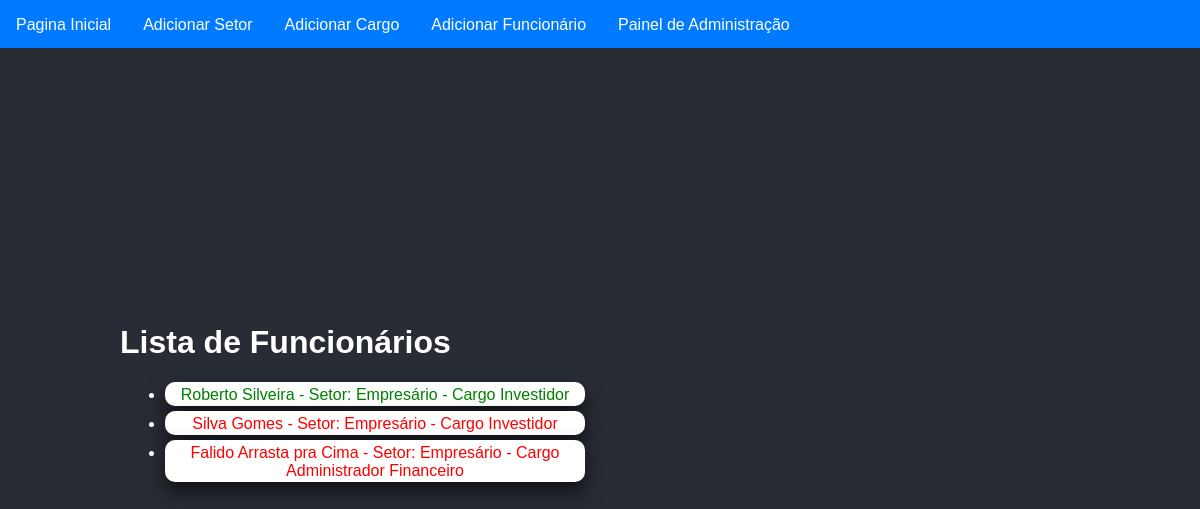
The page / on the database its author committed.
### app.py (models this page shows)
class Funcionario(db.Model):
    id = db.Column(db.Integer, primary_key=True)
    primeiro_nome = db.Column(db.String(50), nullable=False)
    sobrenome = db.Column(db.String(50), nullable=False)
    data_admissao = db.Column(db.Date, nullable=False)
    status_funcionario = db.Column(db.Boolean, nullable=False)
    id_setor = db.Column(db.Integer, db.ForeignKey("setor.id"), nullable=False)
    id_cargos = db.Column(db.Integer, db.ForeignKey("cargos.id"))
    cargo = db.relationship("Cargos", backref="funcionario")

class Setor(db.Model):
    id = db.Column(db.Integer, primary_key=True)
    nome = db.Column(db.String(50), nullable=False)
    funcionarios = db.relationship("Funcionario", backref="setor")
    cargos = db.relationship("Cargos", backref="setor")

class Cargos(db.Model):
    id = db.Column(db.Integer, primary_key=True)
    nome = db.Column(db.String(50), nullable=False)
    id_setor = db.Column(db.Integer, db.ForeignKey("setor.id"), nullable=False)

### app.py (the view)
@app.route("/")
def index():
    with app.app_context():
        funcionarios = Funcionario.query.all()
        return render_template("index.html", funcionarios=funcionarios)

### templates/index.html (shortened to what this page needs)
<!DOCTYPE html>
<html lang="en">
  <head>
    <link
      rel="stylesheet"
      href="{{ url_for('static', filename='style.css') }}"
    />
  </head>
  <body class="container-table">
    {% include 'navbar.html' %}
    <div class="card-container">
      <h1>Lista de Funcionários</h1>
      <ul>
        {% for funcionario in funcionarios %}
        <li
          class="card-table {% if funcionario.status_funcionario %}ativo{% else %}inativo{% endif %}"
        >
          <a
            href="{{ url_for('ficha_funcionario', funcionario_id=funcionario.id) }}"
          >
            {{ funcionario.primeiro_nome }} {{ funcionario.sobrenome }} - Setor:
            {{ funcionario.setor.nome }} - Cargo {{ funcionario.cargo.nome }}
          </a>
        </li>
        {% endfor %}
      </ul>
    </div>
  </body>
</html>

### templates/navbar.html
<nav class="navbar">
  <ul>
    <li><a href="{{ url_for('index') }}">Pagina Inicial</a></li>
    <li><a href="{{ url_for('add_setor') }}">Adicionar Setor</a></li>
    <li><a href="{{ url_for('add_cargos') }}">Adicionar Cargo</a></li>
    <li>
      <a href="{{ url_for('add_funcionario') }}">Adicionar Funcionário</a>
    </li>
    <li><a href="{{ url_for('admin') }}">Painel de Administração</a></li>
  </ul>
</nav>

### static/style.css (style rules this page uses)
body { font-family: Arial, sans-serif; margin: 0; background-color: #282c35; color: #fff; }
.container-table { display: table; width: 100%; height: 100vh; }
.card-container { display: table-cell; vertical-align: middle; padding-left: 10%; }
.card-table { width: 40%; max-width: 1000px; padding: 2px; box-shadow: 0 10px 20px rgba(0, 0, 0, 0.631); background-color: #fff; margin: 5px; border-radius: 10px; }
a { display: block; text-align: center; margin-top: 2px; color: #007BFF; text-decoration: none; }
.navbar { position: fixed; top: 0; width: 100%; background-color: #007BFF; z-index: 1000; }
.navbar ul { list-style-type: none; margin: 0; padding: 0; overflow: hidden; }
.navbar li { float: left; }
.navbar a { display: block; color: white; text-align: center; padding: 14px 16px; text-decoration: none; }
.ativo a { color: green; }
.inativo a { color: red; }

### rows shown on the page
Funcionario: primeiro_nome "Roberto", sobrenome "Silveira", setor.nome "Empresário", cargo.nome "Investidor"
Funcionario: primeiro_nome "Silva", sobrenome "Gomes", setor.nome "Empresário", cargo.nome "Investidor"
Funcionario: primeiro_nome "Falido", sobrenome "Arrasta pra Cima", setor.nome "Empresário", cargo.nome "Administrador Financeiro"
